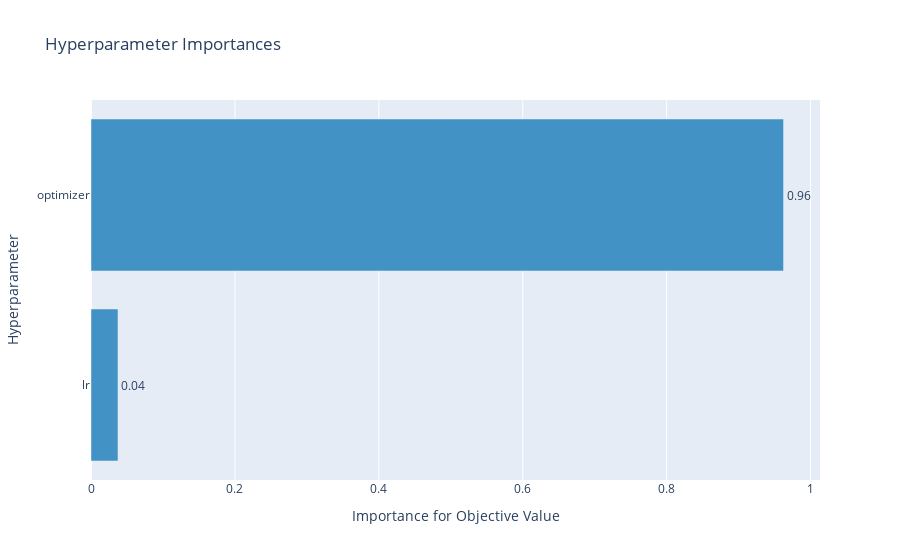

Notebook code for this chart:
### Code cell
optuna.visualization.plot_param_importances(study)

### Figure 1 — Plotly figure (JSON) as saved in the notebook; plotly's stock layout.template omitted (floating-point values rounded to 4 significant figures)
{"data": [{"cliponaxis": false, "hovertemplate": ["lr (FloatDistribution): 0.03749010507049652<extra></extra>", "optimizer (CategoricalDistribution): 0.9625098949295036<extra></extra>"], "marker": {"color": "rgb(66,146,198)"}, "orientation": "h", "text": ["0.04", "0.96"], "textposition": "outside", "type": "bar", "x": [0.03749, 0.9625], "y": ["lr", "optimizer"]}], "layout": {"showlegend": false, "title": {"text": "Hyperparameter Importances"}, "xaxis": {"title": {"text": "Importance for Objective Value"}}, "yaxis": {"title": {"text": "Hyperparameter"}}}}
